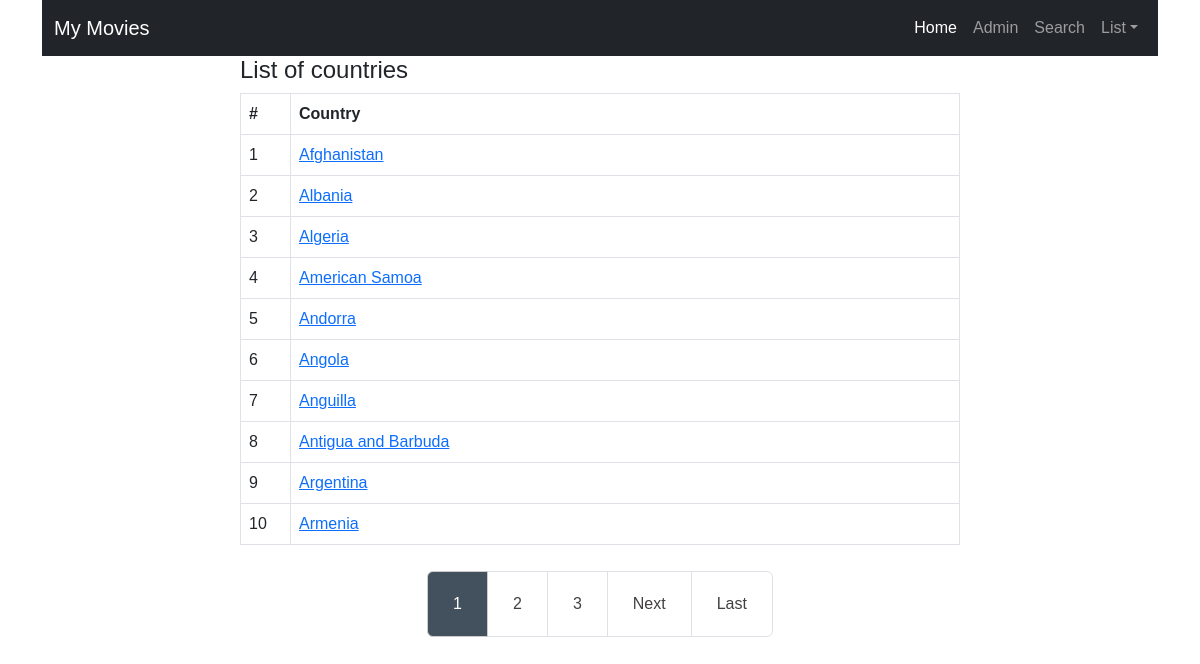
The page /movieapp/country_list/ on the database its author committed.
### movieapp/models.py (models this page shows, shortened)
class Country (models.Model):
    common = models.CharField(max_length=100)
    official = models.CharField(max_length=100)
    capital = models.CharField(max_length=100)
    region = models.CharField(max_length=100)
    subregion = models.CharField(max_length=100, null=True, blank=True)  # true ja blank on vajalik et kui andmevälio on tühi või o
    flag = models.CharField(max_length=255)
    map = models.CharField(max_length=255)
    def __str__(self):
        return self.common
    class Meta:
        ordering = ['common']
        verbose_name_plural = 'countries'

### movieapp/views.py (the view)
# urls.py: path('country_list/', views.CountryListView.as_view(), name='country_list'),  # Movie List View
class CountryListView(ListView):
    model = Country
    queryset = Country.objects.order_by("common")
    context_object_name = "countries"
    paginate_by = 10  # mitu rida lehel kuvab

### movieapp/templates/movieapp/country_list.html (shortened to what this page needs)
{% extends "base.html" %}
{% block main %}
    <div class="container">
        <div class="row">
            <div class="col-8 mx-auto">
                <h4>List of countries</h4>
                <table class="table table-bordered">
                    <thead>
                    <tr>
                        <th style="width: 50px;">#</th>
                        <th>Country</th>
                    </tr>
                    </thead>
                    <tbody>
                    {% for country in countries %}
                        <tr>
                            <td>{{ page_obj.start_index|add:forloop.counter0 }}</td>
                            <td><a href="{% url "movieapp:country_detail" pk=country.id %}">{{ country }}</a></td>
                        </tr>
                    {% endfor %}
                    </tbody>
                </table>
            </div>
        </div>
    </div>
    <div class="pagination-container">
        <ul class="pagination">
            {% for page_num in page_obj.paginator.page_range %}
                {% if page_obj.number >= page_num|add:"-2" and page_obj.number <= page_num|add:"2" %}
                    <li class="page-item">
                        <a class="page-link {% if page_num == page_obj.number %}active{% endif %}" href="?page={{ page_num }}">{{ page_num }}</a>
                    </li>
                {% endif %}
            {% endfor %}
            {% if page_obj.has_next %}
                <li class="page-item">
                    <a class="page-link" href="?page={{ page_obj.next_page_number }}">Next</a>
                </li>
                <li class="page-item">
                    <a class="page-link" href="?page={{ page_obj.paginator.num_pages }}">Last</a>
                </li>
            {% endif %}
        </ul>
    </div>
{% endblock %}

### templates/base.html (style rules this page uses)
* { margin: 0; padding: 0; font-family: sans-serif; }
.container .pagination { display: flex; justify-content: center; margin-top: 10px; }
.container .pagination li a { position: relative; padding: 20px 25px; text-decoration: none; color: #424040; font-weight: 500; }
.pagination .page-link.active { background-color: #42515d; color: #ffffff; border-color: #ccc; }

### rows shown on the page
Country: start_index|add "1", common "Afghanistan"
Country: start_index|add "2", common "Albania"
Country: start_index|add "3", common "Algeria"
Country: start_index|add "4", common "American Samoa"
Country: start_index|add "5", common "Andorra"
Country: start_index|add "6", common "Angola"
Country: start_index|add "7", common "Anguilla"
Country: start_index|add "8", common "Antigua and Barbuda"
Country: start_index|add "9", common "Argentina"
Country: start_index|add "10", common "Armenia"

### other values the page prints
{{ page_num }} "1" "2" "3"
